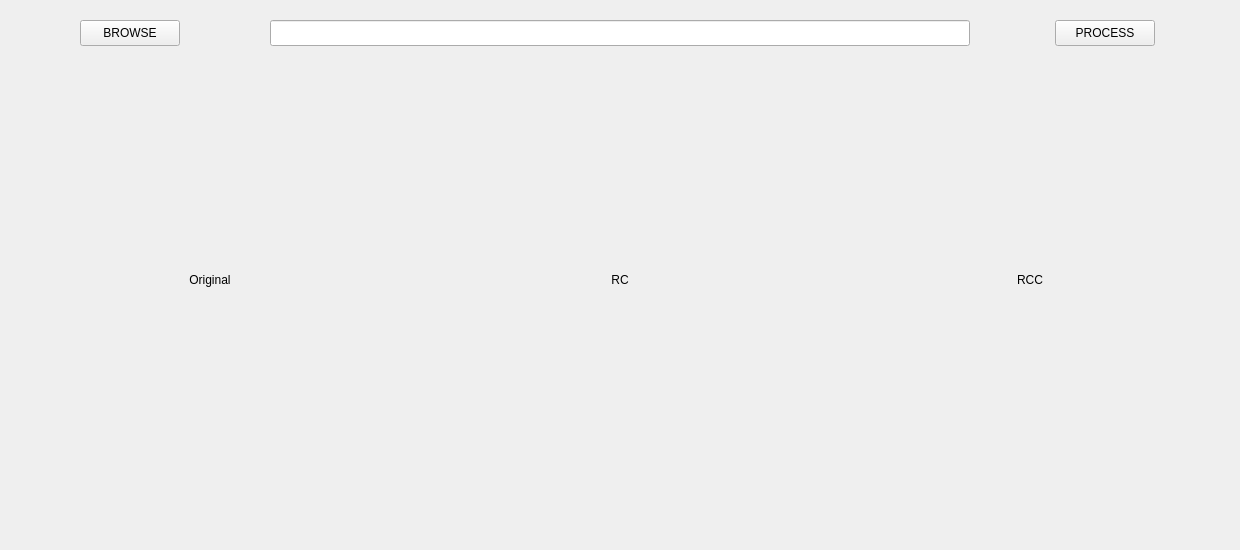
<?xml version="1.0" encoding="UTF-8"?>
<ui version="4.0">
 <class>MainWindow</class>
 <widget class="QMainWindow" name="MainWindow">
  <property name="geometry">
   <rect>
    <x>0</x>
    <y>0</y>
    <width>1240</width>
    <height>550</height>
   </rect>
  </property>
  <property name="sizePolicy">
   <sizepolicy hsizetype="Fixed" vsizetype="Fixed">
    <horstretch>0</horstretch>
    <verstretch>0</verstretch>
   </sizepolicy>
  </property>
  <property name="minimumSize">
   <size>
    <width>1000</width>
    <height>500</height>
   </size>
  </property>
  <property name="windowTitle">
   <string>Salient Region Detection</string>
  </property>
  <widget class="QWidget" name="centralWidget">
   <widget class="QPushButton" name="btn_browse">
    <property name="geometry">
     <rect>
      <x>80</x>
      <y>20</y>
      <width>100</width>
      <height>26</height>
     </rect>
    </property>
    <property name="text">
     <string>BROWSE</string>
    </property>
   </widget>
   <widget class="QPushButton" name="btn_process">
    <property name="geometry">
     <rect>
      <x>1055</x>
      <y>20</y>
      <width>100</width>
      <height>26</height>
     </rect>
    </property>
    <property name="text">
     <string>PROCESS</string>
    </property>
   </widget>
   <widget class="QLineEdit" name="edit_file_path">
    <property name="geometry">
     <rect>
      <x>270</x>
      <y>20</y>
      <width>700</width>
      <height>26</height>
     </rect>
    </property>
   </widget>
   <widget class="QLabel" name="label_img_ori">
    <property name="geometry">
     <rect>
      <x>10</x>
      <y>80</y>
      <width>400</width>
      <height>400</height>
     </rect>
    </property>
    <property name="sizePolicy">
     <sizepolicy hsizetype="Fixed" vsizetype="Fixed">
      <horstretch>0</horstretch>
      <verstretch>0</verstretch>
     </sizepolicy>
    </property>
    <property name="minimumSize">
     <size>
      <width>400</width>
      <height>400</height>
     </size>
    </property>
    <property name="text">
     <string>Original</string>
    </property>
    <property name="alignment">
     <set>Qt::AlignCenter</set>
    </property>
   </widget>
   <widget class="QLabel" name="label_img_rc">
    <property name="geometry">
     <rect>
      <x>420</x>
      <y>80</y>
      <width>400</width>
      <height>400</height>
     </rect>
    </property>
    <property name="sizePolicy">
     <sizepolicy hsizetype="Fixed" vsizetype="Fixed">
      <horstretch>0</horstretch>
      <verstretch>0</verstretch>
     </sizepolicy>
    </property>
    <property name="minimumSize">
     <size>
      <width>400</width>
      <height>400</height>
     </size>
    </property>
    <property name="text">
     <string>RC</string>
    </property>
    <property name="alignment">
     <set>Qt::AlignCenter</set>
    </property>
   </widget>
   <widget class="QLabel" name="label_img_rcc">
    <property name="geometry">
     <rect>
      <x>830</x>
      <y>80</y>
      <width>400</width>
      <height>400</height>
     </rect>
    </property>
    <property name="sizePolicy">
     <sizepolicy hsizetype="Fixed" vsizetype="Fixed">
      <horstretch>0</horstretch>
      <verstretch>0</verstretch>
     </sizepolicy>
    </property>
    <property name="minimumSize">
     <size>
      <width>400</width>
      <height>400</height>
     </size>
    </property>
    <property name="text">
     <string>RCC</string>
    </property>
    <property name="alignment">
     <set>Qt::AlignCenter</set>
    </property>
   </widget>
   <widget class="QLabel" name="label_original_path">
    <property name="geometry">
     <rect>
      <x>10</x>
      <y>500</y>
      <width>400</width>
      <height>30</height>
     </rect>
    </property>
    <property name="sizePolicy">
     <sizepolicy hsizetype="Fixed" vsizetype="Fixed">
      <horstretch>0</horstretch>
      <verstretch>0</verstretch>
     </sizepolicy>
    </property>
    <property name="minimumSize">
     <size>
      <width>400</width>
      <height>30</height>
     </size>
    </property>
    <property name="text">
     <string/>
    </property>
   </widget>
   <widget class="QLabel" name="label_result_rc_path">
    <property name="geometry">
     <rect>
      <x>420</x>
      <y>500</y>
      <width>400</width>
      <height>30</height>
     </rect>
    </property>
    <property name="sizePolicy">
     <sizepolicy hsizetype="Fixed" vsizetype="Fixed">
      <horstretch>0</horstretch>
      <verstretch>0</verstretch>
     </sizepolicy>
    </property>
    <property name="minimumSize">
     <size>
      <width>400</width>
      <height>30</height>
     </size>
    </property>
    <property name="text">
     <string/>
    </property>
   </widget>
   <widget class="QLabel" name="label_result_rcc_path">
    <property name="geometry">
     <rect>
      <x>830</x>
      <y>500</y>
      <width>400</width>
      <height>30</height>
     </rect>
    </property>
    <property name="sizePolicy">
     <sizepolicy hsizetype="Fixed" vsizetype="Fixed">
      <horstretch>0</horstretch>
      <verstretch>0</verstretch>
     </sizepolicy>
    </property>
    <property name="minimumSize">
     <size>
      <width>400</width>
      <height>30</height>
     </size>
    </property>
    <property name="text">
     <string/>
    </property>
   </widget>
  </widget>
 </widget>
 <layoutdefault spacing="6" margin="11"/>
 <resources/>
 <connections/>
</ui>
